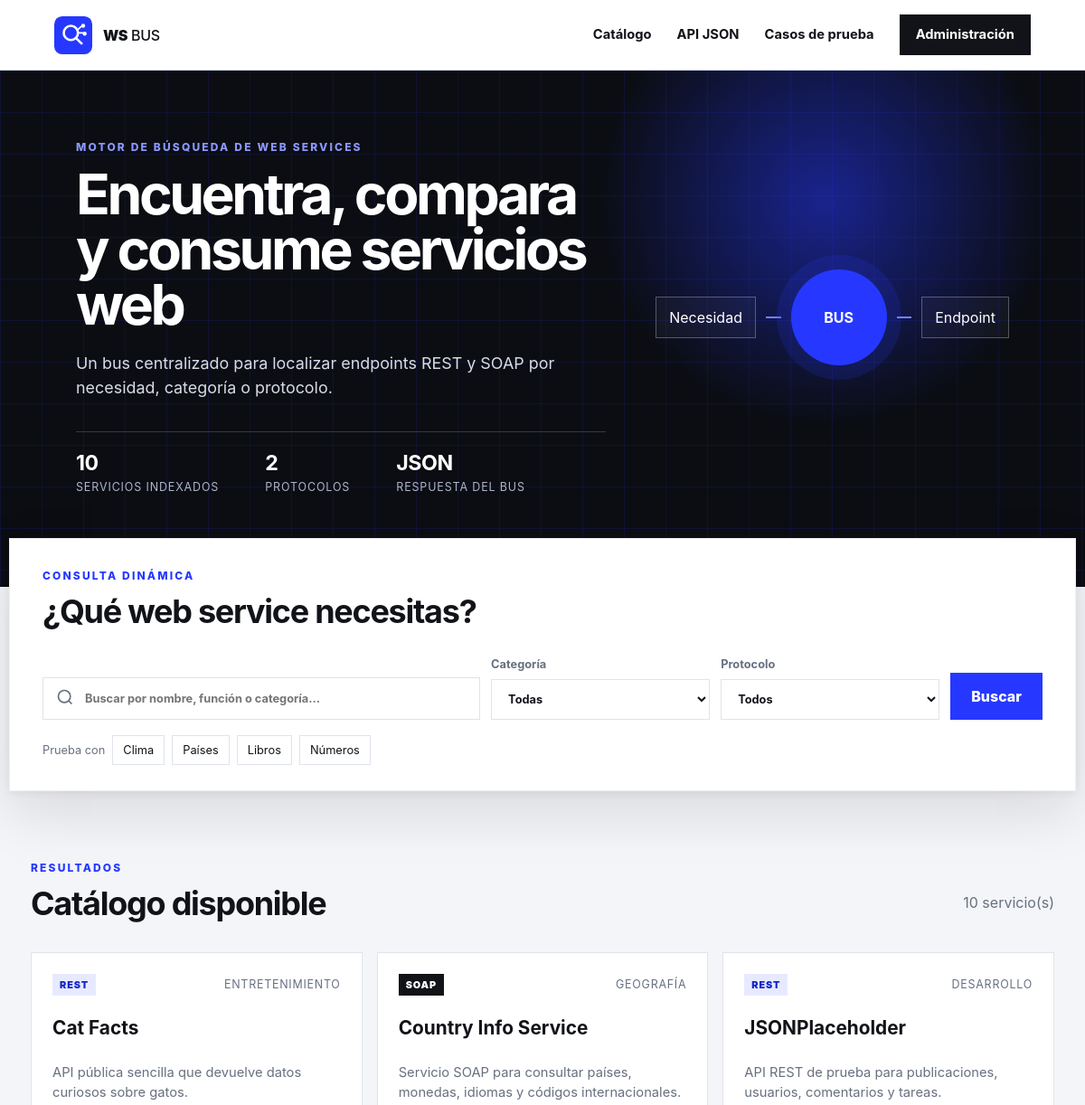
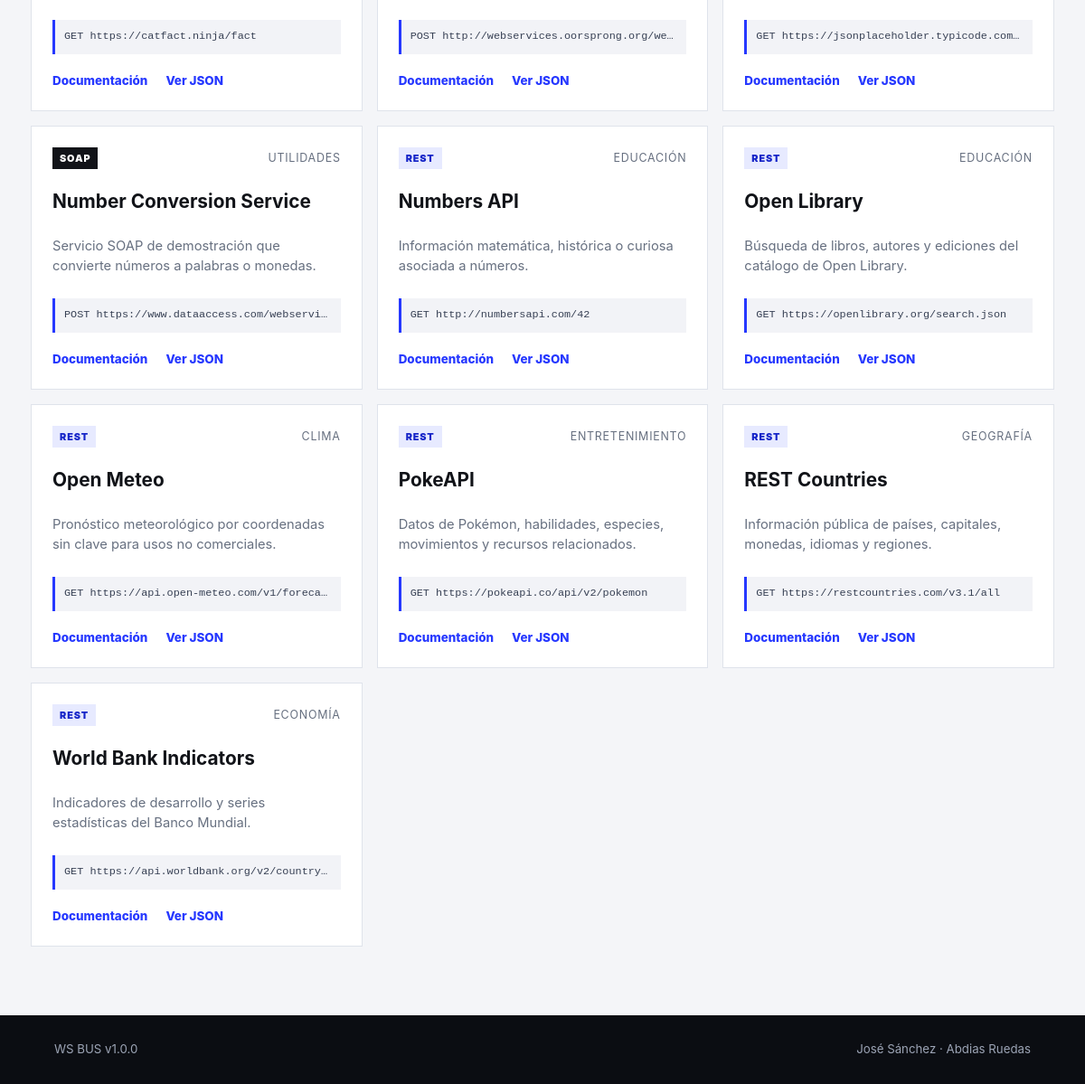
The page / on the database its author committed (2 pictures, top to bottom).
### tables this page shows
CREATE TABLE `services` (
  `id` int(10) unsigned NOT NULL AUTO_INCREMENT,
  `name` varchar(100) NOT NULL,
  `description` varchar(500) NOT NULL,
  `category` varchar(60) NOT NULL,
  `protocol` enum('REST','SOAP') NOT NULL,
  `endpoint` varchar(255) NOT NULL,
  `documentation_url` varchar(255) NOT NULL,
  `http_method` varchar(20) NOT NULL DEFAULT 'GET',
  `status` enum('active','inactive') NOT NULL DEFAULT 'active',
  `created_at` timestamp NOT NULL DEFAULT current_timestamp(),
  PRIMARY KEY (`id`),
  UNIQUE KEY `uq_service_endpoint` (`endpoint`),
  KEY `idx_service_search` (`status`,`protocol`,`category`),
  FULLTEXT KEY `idx_service_text` (`name`,`description`,`category`)
);

### config/database.php (called while the page is built, shortened)
<?php
function db(): PDO
{
    static $pdo = null;
    if ($pdo instanceof PDO) {
        return $pdo;
    }
    $dsn = sprintf('mysql:host=%s;port=%s;dbname=%s;charset=utf8mb4', DB_HOST, DB_PORT, DB_NAME);
    $pdo = new PDO($dsn, DB_USER, DB_PASS, [
        PDO::ATTR_ERRMODE => PDO::ERRMODE_EXCEPTION,
        PDO::ATTR_DEFAULT_FETCH_MODE => PDO::FETCH_ASSOC,
        PDO::ATTR_EMULATE_PREPARES => false,
    ]);
    return $pdo;
}

### includes/functions.php (called while the page is built, shortened)
<?php
require_once __DIR__ . '/../config/database.php';
function e(?string $value): string
{
    return htmlspecialchars($value ?? '', ENT_QUOTES | ENT_SUBSTITUTE, 'UTF-8');
}
function search_services(string $query = '', string $category = '', string $protocol = ''): array
{
    $sql = 'SELECT id, name, description, category, protocol, endpoint, documentation_url, http_method, status
            FROM services WHERE status = :status';
    $params = ['status' => 'active'];
    $sql .= ' ORDER BY name ASC LIMIT 50';
    $stmt = db()->prepare($sql);
    $stmt->execute($params);
    return $stmt->fetchAll();
}

### index.php (the view, shortened to what this page needs)
<?php
require_once __DIR__ . '/includes/functions.php';
try {
    $initialServices = search_services();
} catch (PDOException $exception) {
    $databaseError = true;
    $categoryList = [];
    $initialServices = [];
    error_log($exception->getMessage());
}
?>
<!doctype html>
<html lang="es">
<head>
    <link rel="stylesheet" href="assets/css/styles.css">
</head>
<body>
<header class="topbar">
    <a class="brand" href="index.php" aria-label="Inicio de WS Bus">
        <img src="assets/img/logo.svg" alt="" width="42" height="42">
        <span><strong>WS</strong> BUS</span>
    </a>
    <nav aria-label="Navegación principal">
        <a href="#catalogo">Catálogo</a>
        <a href="api/services.php" target="_blank" rel="noopener">API JSON</a>
        <a href="casos-prueba.php">Casos de prueba</a>
        <a class="admin-link" href="admin.php">Administración</a>
    </nav>
</header>
<main>
    <section class="hero">
        <div class="hero-copy">
            <p class="eyebrow">MOTOR DE BÚSQUEDA DE WEB SERVICES</p>
            <h1>Encuentra, compara y consume servicios web</h1>
            <p>Un bus centralizado para localizar endpoints REST y SOAP por necesidad, categoría o protocolo.</p>
            <div class="hero-stats" aria-label="Resumen del catálogo">
                <span><strong><?= count($initialServices) ?></strong> servicios indexados</span>
                <span><strong>2</strong> protocolos</span>
                <span><strong>JSON</strong> respuesta del bus</span>
            </div>
        </div>
        <div class="protocol-visual" aria-hidden="true">
            <span>Necesidad</span><i></i><b>BUS</b><i></i><span>Endpoint</span>
        </div>
    </section>
    <section class="search-panel" aria-labelledby="search-title">
        <div>
            <p class="eyebrow">CONSULTA DINÁMICA</p>
            <h2 id="search-title">¿Qué web service necesitas?</h2>
        </div>
        <form id="search-form" class="search-form" autocomplete="off">
            <label class="search-input">
                <svg viewBox="0 0 24 24" aria-hidden="true"><path d="m21 21-4.35-4.35m2.35-5.65a8 8 0 1 1-16 0 8 8 0 0 1 16 0Z"/></svg>
                <input id="query" name="q" type="search" maxlength="120" placeholder="Buscar por nombre, función o categoría...">
            </label>
            <label>
                <span>Categoría</span>
                <select id="category" name="category">
                    <option value="">Todas</option>
                </select>
            </label>
            <label>
                <span>Protocolo</span>
                <select id="protocol" name="protocol">
                    <option value="">Todos</option>
                </select>
            </label>
            <button class="primary-button" type="submit">Buscar</button>
        </form>
        <div class="quick-searches" aria-label="Búsquedas rápidas">
            <span>Prueba con</span>
            <button type="button" data-query="clima">Clima</button>
            <button type="button" data-query="países">Países</button>
            <button type="button" data-query="libros">Libros</button>
            <button type="button" data-query="números">Números</button>
        </div>
    </section>
    <section id="catalogo" class="catalog-section" aria-live="polite">
        <div class="section-heading">
            <div>
                <p class="eyebrow">RESULTADOS</p>
                <h2>Catálogo disponible</h2>
            </div>
            <p id="result-count"><?= count($initialServices) ?> servicio(s)</p>
        </div>
        <div id="service-grid" class="service-grid">
            <?php foreach ($initialServices as $service): ?>
                <article class="service-card">
                    <div class="card-top"><span class="protocol <?= strtolower(e($service['protocol'])) ?>"><?= e($service['protocol']) ?></span><span><?= e($service['category']) ?></span></div>
                    <h3><?= e($service['name']) ?></h3>
                    <p><?= e($service['description']) ?></p>
                    <code><?= e($service['http_method']) ?> <?= e($service['endpoint']) ?></code>
                    <div class="card-actions"><a href="<?= e($service['documentation_url']) ?>" target="_blank" rel="noopener">Documentación</a><a href="api/services.php?id=<?= (int) $service['id'] ?>" target="_blank" rel="noopener">Ver JSON</a></div>
                </article>
            <?php endforeach; ?>
        </div>
    </section>
</main>
<footer>
    <span>WS BUS v<?= e(APP_VERSION) ?></span>
    <span>José Sánchez · Abdias Ruedas</span>
</footer>
</body>
</html>

### rows shown on the page
services: protocol "REST", category "ENTRETENIMIENTO", name "Cat Facts", description "API pública sencilla que devuelve datos curiosos sobre gatos.", http_method "GET", endpoint "https://catfact.ninja/fact"
services: protocol "SOAP", category "GEOGRAFÍA", name "Country Info Service", description "Servicio SOAP para consultar países, monedas, idiomas y códigos internacionales.", http_method "POST", endpoint "http://webservices.oorsprong.org/we…"
services: protocol "REST", category "DESARROLLO", name "JSONPlaceholder", description "API REST de prueba para publicaciones, usuarios, comentarios y tareas.", http_method "GET", endpoint "https://jsonplaceholder.typicode.com…"
services: protocol "SOAP", category "UTILIDADES", name "Number Conversion Service", description "Servicio SOAP de demostración que convierte números a palabras o monedas.", http_method "POST", endpoint "https://www.dataaccess.com/webservi…"
services: protocol "REST", category "EDUCACIÓN", name "Numbers API", description "Información matemática, histórica o curiosa asociada a números.", http_method "GET", endpoint "http://numbersapi.com/42"
services: protocol "REST", category "EDUCACIÓN", name "Open Library", description "Búsqueda de libros, autores y ediciones del catálogo de Open Library.", http_method "GET", endpoint "https://openlibrary.org/search.json"
services: protocol "REST", category "CLIMA", name "Open Meteo", description "Pronóstico meteorológico por coordenadas sin clave para usos no comerciales.", http_method "GET", endpoint "https://api.open-meteo.com/v1/foreca…"
services: protocol "REST", category "ENTRETENIMIENTO", name "PokeAPI", description "Datos de Pokémon, habilidades, especies, movimientos y recursos relacionados.", http_method "GET", endpoint "https://pokeapi.co/api/v2/pokemon"
services: protocol "REST", category "GEOGRAFÍA", name "REST Countries", description "Información pública de países, capitales, monedas, idiomas y regiones.", http_method "GET", endpoint "https://restcountries.com/v3.1/all"
services: protocol "REST", category "ECONOMÍA", name "World Bank Indicators", description "Indicadores de desarrollo y series estadísticas del Banco Mundial.", http_method "GET", endpoint "https://api.worldbank.org/v2/country…"

### other values the page prints
count($initialServices) "10"
APP_VERSION "1.0.0"
